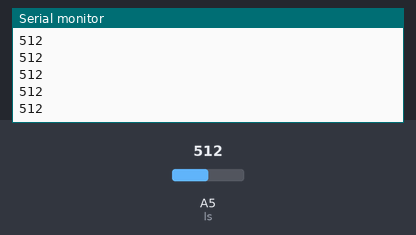
The sketch below on a simulated Arduino Uno, built with avr-gcc and run on an emulated ATmega328P. Shown: the last lines printed to the serial monitor. The inputs (shaded band) are chosen by the test bench; at power-on: A5 (ls) = 512.

Above: at 1.2 s.
1.3 s: A5 (ls) set to 716
At 1.32 s:
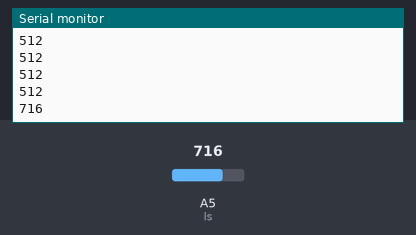
2.8 s: A5 (ls) set to 900
At 2.83 s:
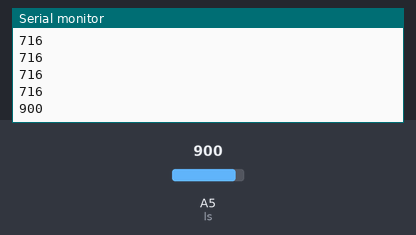
Timing chart, 0 to 5.8 s (numbered marks = the images above; inputs shaded):
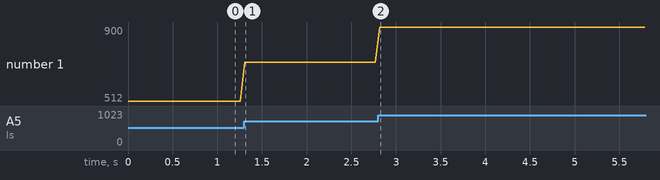

The sketch:

light_sensor.ino
```cpp
// With a 1k resistor in series with this light sensor, you should
// get around 900 range in the dark, around 600 in ambient, and
// around 2-200 range with an LED shining on it.
// This is for a CdS photo resistor cell with approximate attributes
// of:    DARK ~ 100k      AMBIENT ~ 2k      LIT ~ 0.7k

int ls = A5;   		  //analog pin to which LS is connected
int ls_value = 0;        //variable to store LS values,
                         //we'll set this to zero first.

void setup()
{
  Serial.begin(9600);   //Start the serial monitor
  pinMode(ls, INPUT);   //Tell arduino that this pin is for input
}

void loop()
{
  ls_value = analogRead(ls);     //reads the light sensor values
  Serial.println(ls_value);      //prints the LS values to serial monitor
  delay(50);                     //slow it down a bit
}
```

Measured:
- after the input at 1.3 s, the serial monitor: prints a new line at once (image 1)
- after the input at 2.8 s, the serial monitor: prints a new line at once (image 2)
- plotted number 1: 512 → 716 after the input at 1.3 s, 716 → 900 after the input at 2.8 s
